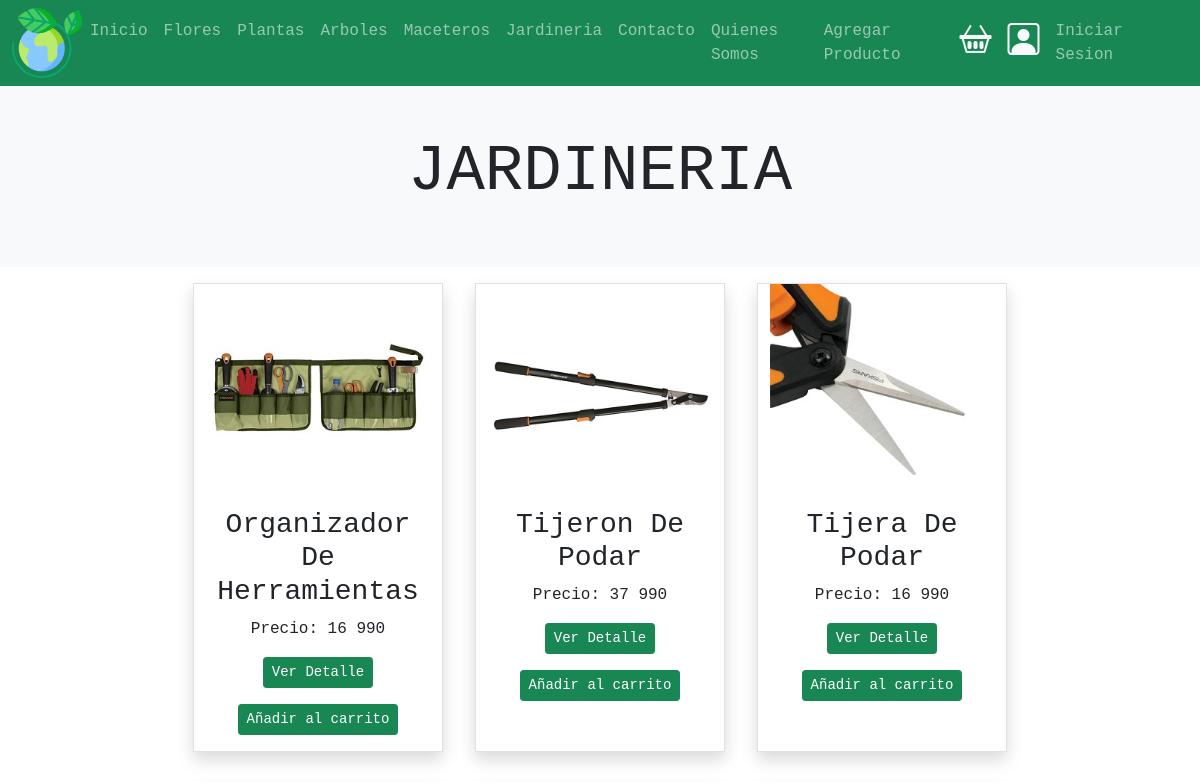
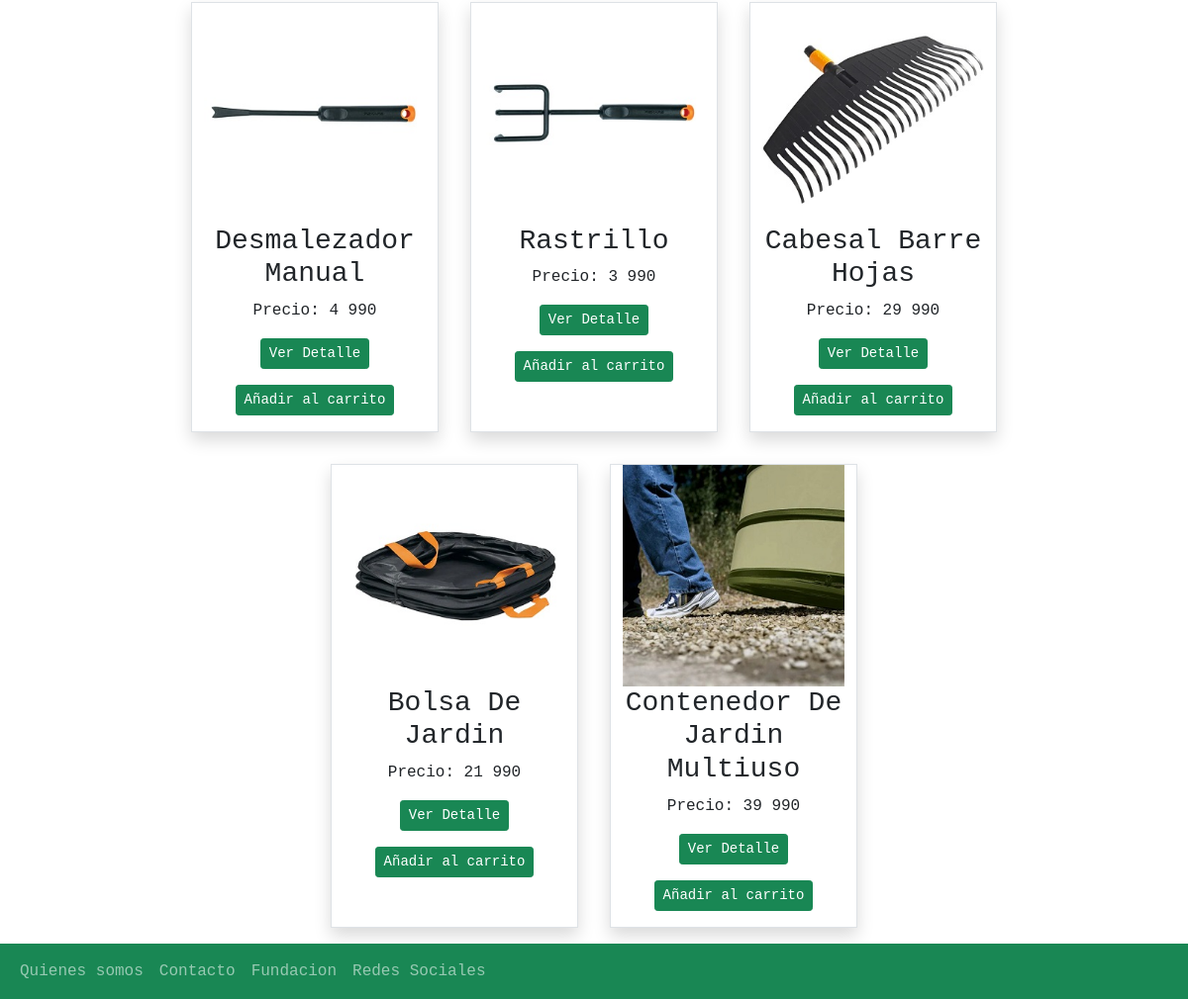
Page /jardineria/ on the committed database (2 pictures, top to bottom).
### floreriaWeb/models.py (models this page shows, shortened)
class Producto(models.Model):
    id_producto = models.AutoField(primary_key=True)
    nombre = models.CharField(max_length=50)
    precio = models.IntegerField()
    descripcion = models.TextField(max_length=200)
    imgen = models.ImageField(upload_to="productos",null=True)
    categoria =  models.ForeignKey(Categoria, on_delete=models.PROTECT)

### floreriaWeb/views.py (the view)
# urls.py: path('jardineria/',jardineria,name="jardineria"),
def jardineria(request):
    productos = Producto.objects.all()
    contexto = {
        'productos': productos
    }
    return render(request,"floreriaWeb/jardineria.html",contexto)

### floreriaWeb/context_processor.py (called while the page is built)
def total_carrito(request):
    total = 0
    if "carrito" in request.session.keys():
        for key, value in request.session["carrito"].items():
            total += int(value["acumulado"])
    return {"total_carrito": total}

### floreriaWeb/templates/floreriaWeb/jardineria.html
{% extends 'floreriaWeb/base.html' %}
{% load static %}
{% block contenido %}
{% load humanize %}
<section>
    <div class="p-5 bg-light">
        <div class="container">
            <h1 class="display-3 text-center bg-light">JARDINERIA</h1>
        </div>
    </div>
</section>
<section>
    <div class="container p-0  ">
        <div class="row d-flex justify-content-center mx-0">
            {% for p in productos %}
                {% if p.categoria_id == 5 %}
                    <div class="col-lg-3 col-sm-6 text-center border shadow m-3 ">
                        {% if p.imgen %}
                            <img src="{{ p.imgen.url }} " alt="imagen" class="img-fluid">
                        {% endif %}
                            <h3>{{ p.nombre | title}}</h3>
                            <p>Precio: {{ p.precio | intcomma}}</p>
                            <a href="{% url 'mostrar_producto' p.id_producto %}" class="btn btn-success btn-sm mb-3 " role="button"> Ver Detalle</a>
                            <a href="{% url 'agregar' p.id_producto %}" class="btn btn-success btn-sm mb-3 " role="button">Añadir al carrito</a>
                    </div>
                {% endif %}
            {% endfor %}
        </div>
    </div>
</section>
{% endblock contenido %}

### floreriaWeb/static/floreriaWeb/css/miestilo.css (style rules this page uses)
body { font-family: monospace; }
.container { width: 100%; max-width: 1000px; margin: auto; }

### rows in the picture
Producto: imgen (picture), nombre "Organizador De Herramientas", precio "16 990"
Producto: imgen (picture), nombre "Tijeron De Podar", precio "37 990"
Producto: imgen (picture), nombre "Tijera De Podar", precio "16 990"
Producto: imgen (picture), nombre "Desmalezador Manual", precio "4 990"
Producto: imgen (picture), nombre "Rastrillo", precio "3 990"
Producto: imgen (picture), nombre "Cabesal Barre Hojas", precio "29 990"
Producto: imgen (picture), nombre "Bolsa De Jardin", precio "21 990"
Producto: imgen (picture), nombre "Contenedor De Jardin Multiuso", precio "39 990"
